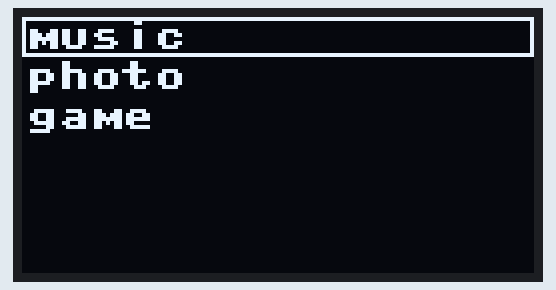
Simulated run of this program. Board: MicroPython board. Shown: 128×64 one-colour display. At 0.1 s the program stops and its outputs stay as they are.

Above: at 0.1 s.

The program:

example.py
```python
from ssd1306 import SSD1306_I2C
from machine import I2C
import menu
oled_iic=I2C(scl='B15',sda='D9') #edit to your IIC OLED Pin
oled=SSD1306_I2C(128,64,oled_iic) #edit to your IIC OLED DPI
oled.fill(0xff)
text=[['music','print("perform a music")'],['photo','m.initText(subtext)','print("Special click detacted")'],['game','a']]
subtext=[['back','m.initText(text)'],['see photo a','a']]
m=menu.menu(oled,0,0,128,64)
m.initText(text) # main menu
oled.show()
```

menu.py
```python
# MicroPython menu driver on ssd1306 interfaces
#Code By WMD 2019-4-16 21:18:28
from micropython import const

import ssd1306

class menu:
    def __init__(self,display,x,y,w,h):
        '''
        Init menu bar area in a screen.
        Arg display is the ssd1306 object
        X and y is the start point of the screen
        w and h set the width and height of the menu.
        Tips: You can create a menu area which not use all of the screen space,so that you can use remaining area to display other views.
        Warning: This area couldn't bigger than the screen display area
        '''
        self.display=display
        self.hightlightnum=0
        self.menux=x
        self.menuy=y
        self.menuw=w
        self.menuh=h
    def initText(self,TextList,offset=0,hightlightnum=0):
        '''
        Init menuText in menu bar.
        this function will refresh menu area to new TextList
        arg TextList should be a list. The first element is the text to display, and the second element is
        arg offset is use to display middle parts of the menu.
        the command.When submenu is needed, the command should be 'initText(theSubTextList)'
        '''
        self.display.fill_rect(self.menux,self.menuy,self.menuw,self.menuh,0) #clear old menu
        self.menuoffset=offset #Save offset value
        self.nowlist=TextList
        for i in range(len(TextList)):
            if (i+1)*10>self.menuh: #Text is out of range
                break
            self.display.text(TextList[i+offset][0],self.menux+1,self.menuy+i*10+1,1)
        self.moveHighLight(hightlightnum)
    def moveHighLight(self,num):
        '''
        Select HightLight num
        The argument num is relative the manu bar, not equal to Selected element
        '''
        self.display.rect(self.menux, self.menuy+self.hightlightnum*10, self.menuw, 10,0) #clear old rect
        self.hightlightnum=num
        self.display.rect(self.menux, self.menuy+self.hightlightnum*10, self.menuw, 10,1) #set new rect
    def moveDown(self):
        '''
        User function.
        Make menu downside one element
        '''
        if(self.menuoffset+self.hightlightnum == len(self.nowlist)-1): ## equal to max value
            return
        if (self.hightlightnum+2)*10>self.menuh: #Text is out of range
            self.initText(self.nowlist,self.menuoffset+1,self.hightlightnum) #refresh the Text List
        else:
            self.moveHighLight(self.hightlightnum+1)
    def moveUp(self):
        '''
        User function.
        Make menu upside one element
        '''
        if(self.menuoffset+self.hightlightnum == 0): ## equal to min value
            return
        if self.hightlightnum==0: #Text is out of range
            self.initText(self.nowlist,self.menuoffset-1,self.hightlightnum) #refresh the Text List
        else:
            self.moveHighLight(self.hightlightnum-1)
    def click(self):
        '''
        User function.
        run the selected element command.
        '''
        #if self.nowlist[self.menuoffset+self.hightlightnum][1][0]=='@': #this point to another menu
        #    tmp=self.nowlist[self.menuoffset+self.hightlightnum][1].lstrip('@')
        #    self.initText()
        eval(self.nowlist[self.menuoffset+self.hightlightnum][1])
    def clickSpecial(self):
        '''
        User function.
        run the selected element command.
        it can be use like a "long press"
        '''
        if self.nowlist[self.menuoffset+self.hightlightnum][2] is True:
            eval(self.nowlist[self.menuoffset+self.hightlightnum][2])
```
